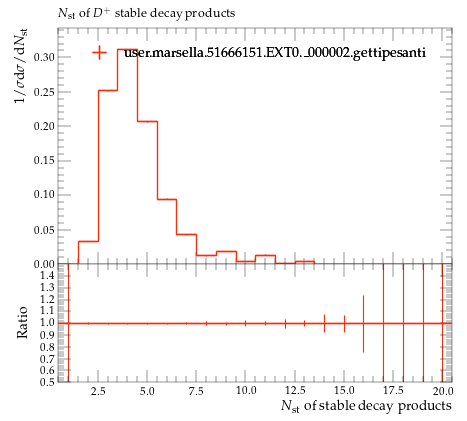

Write Python code to recreate this figure.
#! /usr/bin/env python

# This Python script was auto-generated using YODA v2.0.2.
# Analysis object: /MC_HFDECAYS/DPLUS_stable_mult
# Timestamp: 24-07-2026 (16:40:05)

import matplotlib as mpl
import matplotlib.pyplot as plt
mpl.use('Agg') # comment out for interactive use
import os
import numpy as np

plotDir = os.path.split(os.path.realpath(__file__))[0]
if 'YODA_USER_PLOT_PATH' in globals():
    plot_outdir = globals()['YODA_USER_PLOT_PATH']
else:
    plot_outdir = plotDir

#plot style
plt.style.use(os.path.join(plotDir, '../default.mplstyle'))
# plot metadata
figW, figH = plt.rcParams['figure.figsize']
ax_xLabel = r'$N_\mathrm{st}$ of stable decay products'
ax_yLabel = r'$1/\sigma \mathrm{d}\sigma/\mathrm{d}N_\mathrm{st}$'
ax_title  = r'$N_\mathrm{st}$ of $D^+$ stable decay products'
ax_xScale = 'linear'
ax_yScale = 'linear'
xLims = (0.5, 20.5)
yLims = (0.0, 0.34287484)

# TeX-friendly labels for the legend
labels = {
    'legend' : ([ r"user.marsella.51666151.EXT0.\_000002.gettipesanti" ], r""),
}

# Adjust canvas width and height
canvasW = 10.0
canvasH = 9.0
figW *= canvasW/10.
figH *= canvasH/9.

# Create figure and axis objects
fig, (ax, ratio0_ax) = plt.subplots(2, 1, sharex=True,
                  figsize=(figW,figH), gridspec_kw={'height_ratios': (6.0, 3.0)})

# Set figure margins
plt.subplots_adjust(
    left   = 1.0 * plt.rcParams['figure.subplot.left'],
    right  = 1.0 * plt.rcParams['figure.subplot.right'],
    top    = 1.0 * plt.rcParams['figure.subplot.top'],
    bottom = 1.0 * plt.rcParams['figure.subplot.bottom'])

ratio0_ax.yaxis.set_major_locator(mpl.ticker.MultipleLocator(0.1))
ratio0_ax.set_ylim(0.5, 1.4999)
ratio0_ax.set_ylabel('Ratio')

# the numerical data is stored in a separate file
dataf = dict()
prefix = os.path.split(__file__)[0]
if prefix:    prefix = prefix + '/'
exec(open(prefix+'DPLUS_stable_mult__data.py').read(), dataf)


legend_handles = dict() # keep track of handles for the legend

# style options for curves
# starts at zorder>=5 to draw curve on top of legend
styles = {
  'user.marsella.51666151.EXT0._000002.gettipesanti.yoda.gz': {
    'color' : '#EE3311',
    'linestyle' : '-',
    'linewidth' : 1,
    'marker' : 'none',
    'markersize' : 2,
    'capsize' : 0.0,
    'zorder' : 5,
    'histstyle' : 1,
    'drawstyle' : 'steps-pre',
    'xerrorbars' : 1,
    'yerrorbars' : 1,
    'fillcolor' : None,
    'fillopacity' : 1.0,
    'ratio0_linestyle' : '-',
    'ratio0_linewidth' : 1,
    'ratio0_marker' : 'none',
    'ratio0_markersize' : 2,
    'ratio0_capsize' : 0.0,
    'ratio0_zorder' : 5,
    'ratio0_histstyle' : 1,
    'ratio0_drawstyle' : 'steps-pre',
    'ratio0_xerrorbars' : 1,
    'ratio0_yerrorbars' : 1,
  },
}

# curve from input yoda files in main panel
for label, yvals in dataf['yvals'].items():
    if all(np.isnan(v) for v in dataf['yvals'][label]):
        continue
    tmp = None
    if styles[label]['histstyle']: # draw as histogram
        xpos = dataf['xedges'][label] if styles[label]['drawstyle'] else dataf['xpoints'][label]
        ypos = np.insert(yvals, 0, yvals[0]) if styles[label]['drawstyle'] else yvals
        if styles[label]['fillcolor']: # fill area below curve
            ax.fill_between(xpos, ypos, step='pre',
                            color=styles[label]['fillcolor'],
                            alpha=styles[label]['fillopacity'])
        tmp, = ax.plot(xpos, ypos,
                       color=styles[label]['color'],
                       linestyle=styles[label]['linestyle'],
                       linewidth=styles[label]['linewidth'],
                       drawstyle=styles[label]['drawstyle'], solid_joinstyle='miter',
                       zorder=styles[label]['zorder'], label=label)
    tmp = ax.errorbar(dataf['xpoints'][label], yvals,
                      xerr=np.array(dataf['xerrs'][label])*styles[label]['xerrorbars'],
                      yerr=np.array(dataf['yerrs'][label])*styles[label]['yerrorbars'],
                      fmt=styles[label]['marker'], capsize=styles[label]['capsize'],
                      markersize=styles[label]['markersize'],
                      ecolor=styles[label]['color'],
                      color=styles[label]['color'], zorder=styles[label]['zorder'])
    tmp[-1][0].set_linestyle(styles[label]['linestyle'])
    tmp[-1][0].set_linewidth(styles[label]['linewidth'])
    if label in dataf['add_legend_handle']:  legend_handles[label] = tmp
    for varLabel in dataf['variation_yvals'].keys():
        if varLabel.startswith(label):
            tmp, = ax.plot(dataf['xedges'][label], dataf['variation_yvals'][varLabel],
                           color=styles[label]['color'],
                           linestyle=styles[label]['linestyle'],
                           linewidth=styles[label]['linewidth'],
                           drawstyle='steps-pre', solid_joinstyle='miter',
                           zorder=styles[label]['zorder'], alpha=0.5)


# plots on ratio panel
# curve from input yoda files in ratio panel
for label, yvals in dataf['ratio0_yvals'].items():
    if all(np.isnan(v) for v in yvals):
        continue
    if styles[label]['ratio0_histstyle']: # plot as histogram
        xpos = dataf['xedges']['user.marsella.51666151.EXT0._000002.gettipesanti.yoda.gz'] if styles[label]['ratio0_drawstyle'] else dataf['xpoints']['user.marsella.51666151.EXT0._000002.gettipesanti.yoda.gz']
        ypos = np.insert(yvals, 0, yvals[0]) if styles[label]['ratio0_drawstyle'] else yvals
        ratio0_ax.plot(xpos, ypos,
                       color=styles[label]['color'],
                       linewidth=styles[label]['linewidth'],
                       linestyle=styles[label]['ratio0_linestyle'],
                       drawstyle=styles[label]['ratio0_drawstyle'], zorder=styles[label]['zorder'],
                       solid_joinstyle='miter')
    tmp = ratio0_ax.errorbar(dataf['xpoints']['user.marsella.51666151.EXT0._000002.gettipesanti.yoda.gz'], yvals,
                             xerr=np.array(dataf['ref_xerrs'])*styles[label]['ratio0_xerrorbars'],
                             yerr=np.array(dataf['ratio0_yerrs'][label])*styles[label]['ratio0_yerrorbars'],
                             fmt=styles[label]['ratio0_marker'], capsize=styles[label]['ratio0_capsize'],
                             markersize=styles[label]['ratio0_markersize'],
                             ecolor=styles[label]['color'],
                             color=styles[label]['color'])
    tmp[-1][0].set_linestyle(styles[label]['ratio0_linestyle'])
    tmp[-1][0].set_linewidth(styles[label]['ratio0_linewidth'])

    for varlabel in dataf['ratio0_variation_vals'].keys():
        if varlabel.startswith(label):
            ratio0_ax.plot(dataf['xedges']['user.marsella.51666151.EXT0._000002.gettipesanti.yoda.gz'],
                            dataf['ratio0_variation_vals'][varlabel],
                            color=styles[label]['color'],
                            linestyle=styles[label]['linestyle'],
                            linewidth=styles[label]['linewidth'],
                            drawstyle='steps-pre', solid_joinstyle='miter',
                            zorder=1, alpha=0.5)

legend_items = list(legend_handles.values())
ax.add_artist(ax.legend(legend_items,
                        labels['legend'][0],
                        title=labels['legend'][1],
                        alignment='left',
                        loc='upper center',
                        bbox_to_anchor=(0.5, 0.97)))

# set plot metadata as defined above
ratio0_ax.set_xlabel(ax_xLabel)
ratio0_ax.xaxis.set_label_coords(1., -0.15)
ax.set_ylabel(ax_yLabel, ha='right', va='top')
ax.yaxis.set_label_coords(-0.11, 1.0)
ax.set_title(ax_title, loc='left')
ax.set_xscale(ax_xScale)
ax.set_yscale(ax_yScale)
ax.set_xlim(xLims)
ax.set_ylim(yLims)

# tick formatting
plt.rcParams['xtick.top'] = True
plt.rcParams['ytick.right'] = True
fig.align_ylabels((ax, ratio0_ax))
plt.savefig(os.path.join(plot_outdir, 'DPLUS_stable_mult.pdf'), format='PDF')
plt.savefig(os.path.join(plot_outdir, 'DPLUS_stable_mult.png'), format='PNG')

plt.close(fig)
